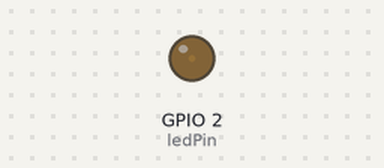
Bench run of a sketch on a simulated ESP32. On the bench: output pins drawn as LEDs (lit = HIGH). What the sketch prints to the serial monitor is not drawn.

Above: at 0.05 s.
At 1.4 s:
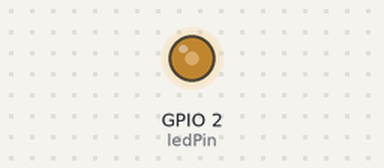
At 2.75 s:
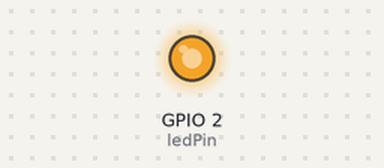
At 5.5 s:
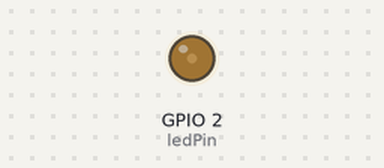
Timing chart, 0 to 8.0 s (numbered marks = the images above):
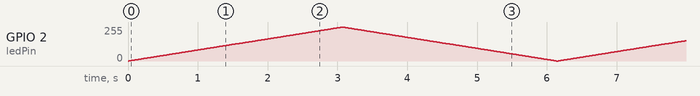

The sketch:

lab02_breath.ino
```cpp
// 实验2：呼吸灯 (PWM)
const int ledPin = 2;
const int freq = 5000;
const int resolution = 8;

void setup() {
  Serial.begin(115200);
  ledcAttach(ledPin, freq, resolution);
}

void loop() {
  for(int dutyCycle = 0; dutyCycle <= 255; dutyCycle++) {
    ledcWrite(ledPin, dutyCycle);
    delay(12);
  }
  for(int dutyCycle = 255; dutyCycle >= 0; dutyCycle--) {
    ledcWrite(ledPin, dutyCycle);
    delay(12);
  }
  Serial.println("Breathing cycle completed");
}
// 呼吸周期约5.1秒
```
